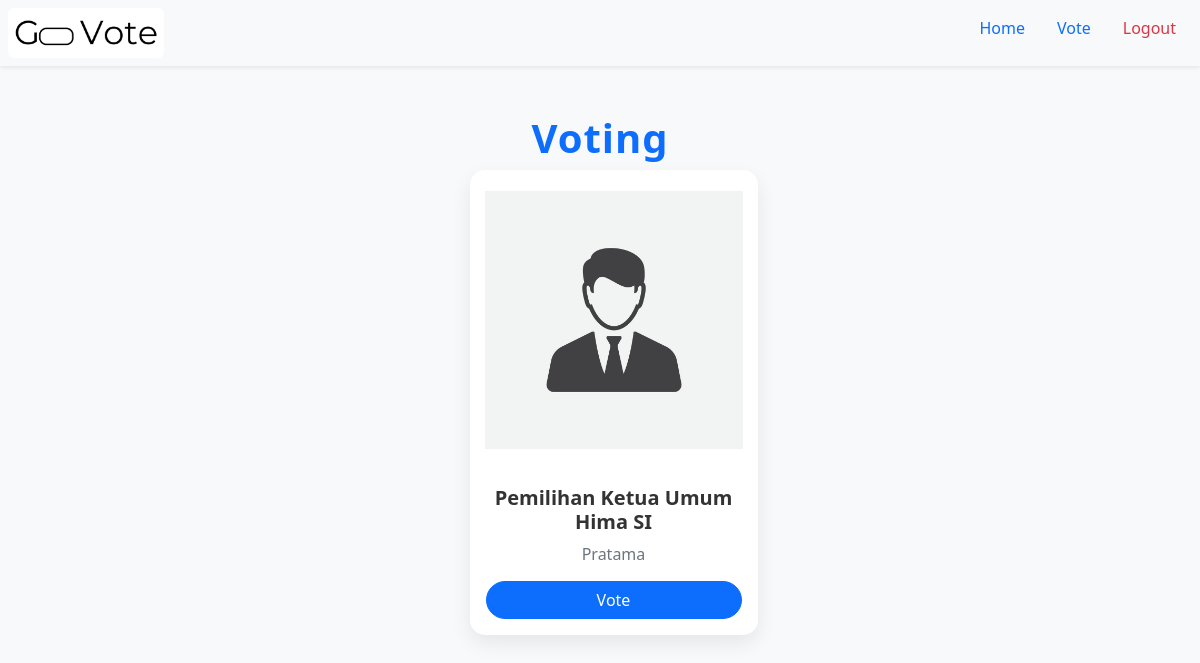
The page /vote.php (signed in) on the database its author committed.
### tables this page shows
CREATE TABLE `tb_polling` (
  `id_polling` int NOT NULL,
  `judul_polling` varchar(50) NOT NULL,
  `nama` varchar(50) NOT NULL,
  `Jkel` varchar(20) NOT NULL,
  `foto_calon` varchar(100) NOT NULL,
  `jumlah_suara` int NOT NULL DEFAULT '0'
);

### vote.php (the view, shortened to what this page needs)
<?php
include 'database/conn.php';
$id_user = $_SESSION['id_user'];
$cekVote = mysqli_query(
    $conn,
    "SELECT * FROM tb_vote WHERE id_user = '$id_user'"
);
$sudahVote = mysqli_num_rows($cekVote) > 0;
$data = mysqli_query(
    $conn,
    "SELECT * FROM tb_polling ORDER BY id_polling DESC"
);
?>
<!DOCTYPE html>
<html lang="en">
<head>
    <link href="https://cdn.jsdelivr.net/npm/bootstrap@5.3.8/dist/css/bootstrap.min.css" rel="stylesheet"
>
    <link rel="stylesheet" href="CSS/vote.css">
</head>
<body>
    <ul class="nav justify-content-end bg-light p-2 shadow-sm">
        <li class="nav-item me-auto">
            <img src="gambar/Go Vote! (1).png" alt="logo" widht="50" height="50" class="rounded">
        </li>
        <li class="nav-item">
            <a class="nav-link active" aria-current="page" href="userHome.php">Home</a>
        </li>
        <li class="nav-item">
            <a class="nav-link active" aria-current="page" href="vote.php">Vote</a>
        </li>
        <li class="nav-item">
            <a class="nav-link text-danger" href="login.php">Logout</a>
        </li>
    </ul>
    <div class="container text-center mt-5">
        <h1 class="judul">Voting</h1>
        <div class="row justify-content-center g-4">
            <?php while ($row = mysqli_fetch_assoc($data)): ?>
                <div class="col-md-4 col-lg-3">
                    <div class="card" style="width: 18rem;">
                        <img src="gambar/<?= $row['foto_calon'] ?>" class="card-img-top" alt="Foto Kandidat">
                        <div class="card-body text-center">
                            <h5 class="card-title"><?= $row['judul_polling'] ?></h5>
                            <p class="card-text"><?= $row['nama'] ?></p>
                            <?php if ($sudahVote): ?>
                                <button class="btn btn-secondary" disabled>Sudah Vote</button>
                            <?php else: ?>
                                <a href="System/prosesVote.php?id=<?= $row['id_polling'] ?>" class="btn btn-primary">
                                    Vote
                                </a>
                            <?php endif; ?>
                        </div>
                    </div>
                </div>
            <?php endwhile; ?>
        </div>
    </div>
</body>
</html>

### CSS/vote.css (style rules this page uses)
body { background-color: #f8f9fa; font-family: 'Segoe UI', Tahoma, Geneva, Verdana, sans-serif ; }
.judul { font-weight: 700; color: #0d6efd; letter-spacing: 1px; }
.nav { background: #ffffff; }
.nav-link { color: #0d6efd; font-weight: 500; transition: 0.3s; }
.card { border: none; border-radius: 15px; box-shadow: 0 8px 20px rgba(0, 0, 0, 0.08); transition: transform 0.3s ease, box-shadow 0.3s ease; }
.card-img-top { border-top-left-radius: 15px; border-top-right-radius: 15px; height: 300px; object-fit: contain; padding: 15px; }
.card-title { font-weight: 600; color: #333; }
.card-text { color: #6c757d; margin-bottom: 15px; }
.btn-primary { width: 100%; border-radius: 30px; font-weight: 500; transition: 0.3s; }

### rows shown on the page
tb_polling: foto_calon (placeholder picture), judul_polling "Pemilihan Ketua Umum Hima SI", nama "Pratama"
